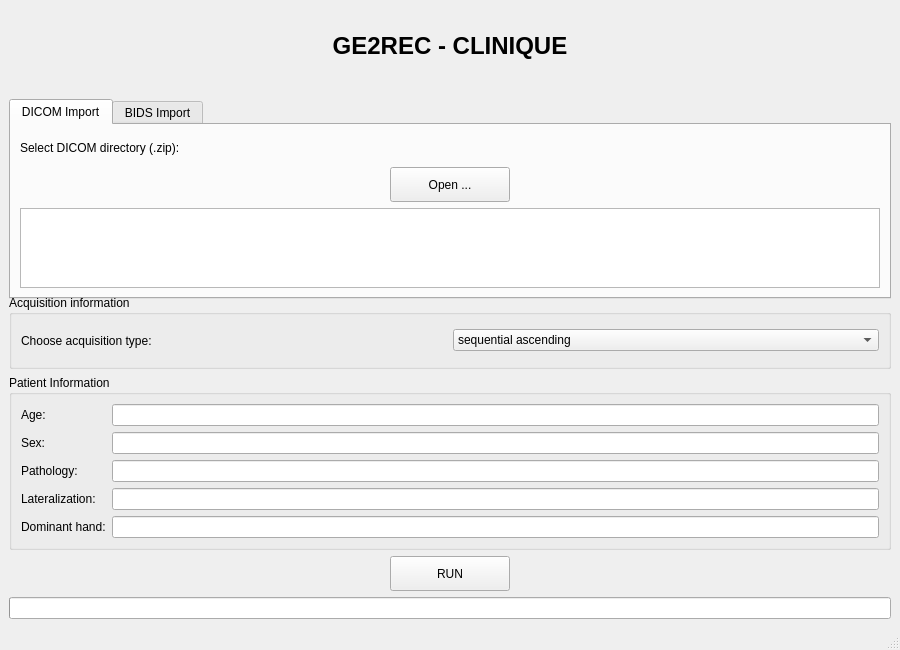
<?xml version="1.0" encoding="UTF-8"?>
<ui version="4.0">
 <class>MainWindow</class>
 <widget class="QMainWindow" name="MainWindow">
  <property name="geometry">
   <rect>
    <x>0</x>
    <y>0</y>
    <width>900</width>
    <height>650</height>
   </rect>
  </property>
  <property name="minimumSize">
   <size>
    <width>850</width>
    <height>650</height>
   </size>
  </property>
  <property name="windowTitle">
   <string>GE2REC - CLINIQUE</string>
  </property>
  <widget class="QWidget" name="centralwidget">
   <layout class="QVBoxLayout" name="mainLayout">
    <item>
     <widget class="QLabel" name="label_title">
      <property name="maximumSize">
       <size>
        <width>16777215</width>
        <height>80</height>
       </size>
      </property>
      <property name="font">
       <font>
        <pointsize>18</pointsize>
        <weight>75</weight>
        <bold>true</bold>
       </font>
      </property>
      <property name="text">
       <string>GE2REC - CLINIQUE</string>
      </property>
      <property name="alignment">
       <set>Qt::AlignCenter</set>
      </property>
     </widget>
    </item>
    <item>
     <widget class="QTabWidget" name="tabWidget">
      <property name="sizePolicy">
       <sizepolicy hsizetype="Expanding" vsizetype="Preferred">
        <horstretch>0</horstretch>
        <verstretch>0</verstretch>
       </sizepolicy>
      </property>
      <property name="minimumSize">
       <size>
        <width>0</width>
        <height>200</height>
       </size>
      </property>
      <property name="maximumSize">
       <size>
        <width>16777215</width>
        <height>180</height>
       </size>
      </property>
      <property name="currentIndex">
       <number>0</number>
      </property>
      <widget class="QWidget" name="tab_dicom">
       <attribute name="title">
        <string>DICOM Import</string>
       </attribute>
       <layout class="QVBoxLayout">
        <item>
         <widget class="QLabel" name="label_dicom">
          <property name="text">
           <string>Select DICOM directory (.zip):</string>
          </property>
         </widget>
        </item>
        <item>
         <layout class="QHBoxLayout">
          <item>
           <spacer name="spacer_left_open">
            <property name="orientation">
             <enum>Qt::Horizontal</enum>
            </property>
            <property name="sizeType">
             <enum>QSizePolicy::Expanding</enum>
            </property>
            <property name="sizeHint" stdset="0">
             <size>
              <width>0</width>
              <height>0</height>
             </size>
            </property>
           </spacer>
          </item>
          <item>
           <widget class="QPushButton" name="pushButton_browser">
            <property name="sizePolicy">
             <sizepolicy hsizetype="Fixed" vsizetype="Fixed">
              <horstretch>0</horstretch>
              <verstretch>0</verstretch>
             </sizepolicy>
            </property>
            <property name="minimumSize">
             <size>
              <width>120</width>
              <height>35</height>
             </size>
            </property>
            <property name="text">
             <string>Open ...</string>
            </property>
           </widget>
          </item>
          <item>
           <spacer name="spacer_right_open">
            <property name="orientation">
             <enum>Qt::Horizontal</enum>
            </property>
            <property name="sizeType">
             <enum>QSizePolicy::Expanding</enum>
            </property>
            <property name="sizeHint" stdset="0">
             <size>
              <width>0</width>
              <height>0</height>
             </size>
            </property>
           </spacer>
          </item>
         </layout>
        </item>
        <item>
         <widget class="QTextEdit" name="textEdit_output_browser">
          <property name="sizePolicy">
           <sizepolicy hsizetype="Preferred" vsizetype="Fixed">
            <horstretch>0</horstretch>
            <verstretch>0</verstretch>
           </sizepolicy>
          </property>
          <property name="minimumSize">
           <size>
            <width>0</width>
            <height>60</height>
           </size>
          </property>
          <property name="maximumSize">
           <size>
            <width>16777215</width>
            <height>80</height>
           </size>
          </property>
         </widget>
        </item>
       </layout>
      </widget>
      <widget class="QWidget" name="tab_bids">
       <attribute name="title">
        <string>BIDS Import</string>
       </attribute>
       <layout class="QVBoxLayout">
        <item>
         <widget class="QGroupBox" name="groupBox">
          <property name="title">
           <string>Select BIDS directory :</string>
          </property>
          <layout class="QGridLayout" name="gridLayout">
           <item row="1" column="1">
            <widget class="QLineEdit" name="lineEdit_bids_ses"/>
           </item>
           <item row="0" column="0">
            <widget class="QLabel" name="label_bids_sub">
             <property name="text">
              <string>Subject</string>
             </property>
            </widget>
           </item>
           <item row="1" column="0">
            <widget class="QLabel" name="label_bids_ses">
             <property name="text">
              <string>Session</string>
             </property>
            </widget>
           </item>
           <item row="0" column="1">
            <widget class="QLineEdit" name="lineEdit_bids_sub"/>
           </item>
          </layout>
         </widget>
        </item>
       </layout>
      </widget>
     </widget>
    </item>
    <item>
     <widget class="QGroupBox" name="groupBox_acquisition">
      <property name="title">
       <string>Acquisition information</string>
      </property>
      <layout class="QHBoxLayout">
       <item>
        <widget class="QLabel" name="label_acq">
         <property name="text">
          <string>Choose acquisition type:</string>
         </property>
        </widget>
       </item>
       <item>
        <widget class="QComboBox" name="comboBox_acquistion_type">
         <item>
          <property name="text">
           <string>sequential ascending</string>
          </property>
         </item>
         <item>
          <property name="text">
           <string>sequential descending</string>
          </property>
         </item>
         <item>
          <property name="text">
           <string>interleaved (middle-top)</string>
          </property>
         </item>
        </widget>
       </item>
      </layout>
     </widget>
    </item>
    <item>
     <widget class="QGroupBox" name="groupBox_patient">
      <property name="title">
       <string>Patient Information</string>
      </property>
      <layout class="QGridLayout">
       <item row="2" column="2">
        <widget class="QLineEdit" name="lineEdit_disease"/>
       </item>
       <item row="4" column="2">
        <widget class="QLineEdit" name="lineEdit_hand"/>
       </item>
       <item row="0" column="2">
        <widget class="QLineEdit" name="lineEdit_age"/>
       </item>
       <item row="1" column="0">
        <widget class="QLabel" name="label_sex">
         <property name="text">
          <string>Sex:</string>
         </property>
        </widget>
       </item>
       <item row="3" column="0">
        <widget class="QLabel" name="label_lat">
         <property name="text">
          <string>Lateralization:</string>
         </property>
        </widget>
       </item>
       <item row="4" column="0">
        <widget class="QLabel" name="label_hand">
         <property name="text">
          <string>Dominant hand:</string>
         </property>
        </widget>
       </item>
       <item row="2" column="0">
        <widget class="QLabel" name="label_disease">
         <property name="text">
          <string>Pathology:</string>
         </property>
        </widget>
       </item>
       <item row="3" column="2">
        <widget class="QLineEdit" name="lineEdit_lat"/>
       </item>
       <item row="0" column="0">
        <widget class="QLabel" name="label_age">
         <property name="text">
          <string>Age:</string>
         </property>
        </widget>
       </item>
       <item row="1" column="2">
        <widget class="QLineEdit" name="lineEdit_sex"/>
       </item>
      </layout>
     </widget>
    </item>
    <item>
     <layout class="QHBoxLayout">
      <item>
       <spacer name="spacer_left_run">
        <property name="orientation">
         <enum>Qt::Horizontal</enum>
        </property>
        <property name="sizeType">
         <enum>QSizePolicy::Expanding</enum>
        </property>
        <property name="sizeHint" stdset="0">
         <size>
          <width>0</width>
          <height>0</height>
         </size>
        </property>
       </spacer>
      </item>
      <item>
       <widget class="QPushButton" name="pushButton_run">
        <property name="sizePolicy">
         <sizepolicy hsizetype="Fixed" vsizetype="Fixed">
          <horstretch>0</horstretch>
          <verstretch>0</verstretch>
         </sizepolicy>
        </property>
        <property name="minimumSize">
         <size>
          <width>120</width>
          <height>35</height>
         </size>
        </property>
        <property name="text">
         <string>RUN</string>
        </property>
       </widget>
      </item>
      <item>
       <spacer name="spacer_right_run">
        <property name="orientation">
         <enum>Qt::Horizontal</enum>
        </property>
        <property name="sizeType">
         <enum>QSizePolicy::Expanding</enum>
        </property>
        <property name="sizeHint" stdset="0">
         <size>
          <width>0</width>
          <height>0</height>
         </size>
        </property>
       </spacer>
      </item>
     </layout>
    </item>
    <item>
     <widget class="QProgressBar" name="progressBar_run"/>
    </item>
   </layout>
  </widget>
  <widget class="QMenuBar" name="menubar">
   <property name="geometry">
    <rect>
     <x>0</x>
     <y>0</y>
     <width>900</width>
     <height>24</height>
    </rect>
   </property>
  </widget>
  <widget class="QStatusBar" name="statusbar"/>
 </widget>
 <resources/>
 <connections/>
</ui>
